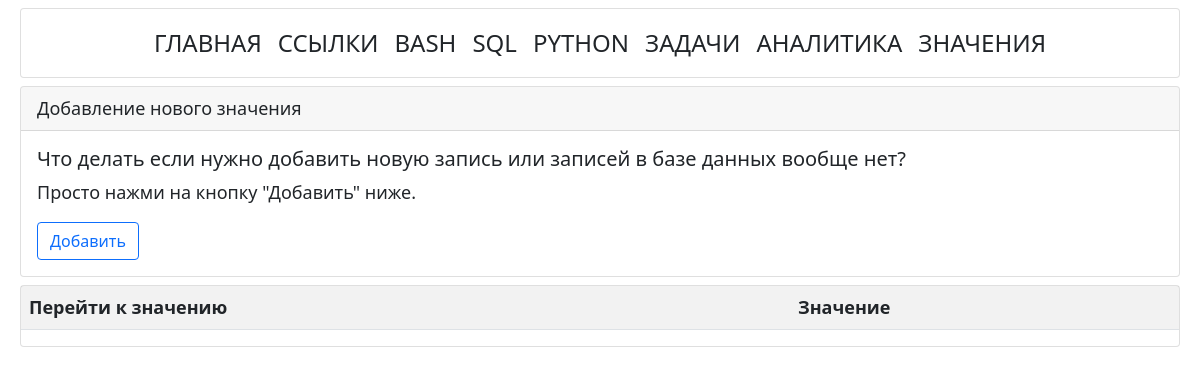
Page /values on the earlier database version.
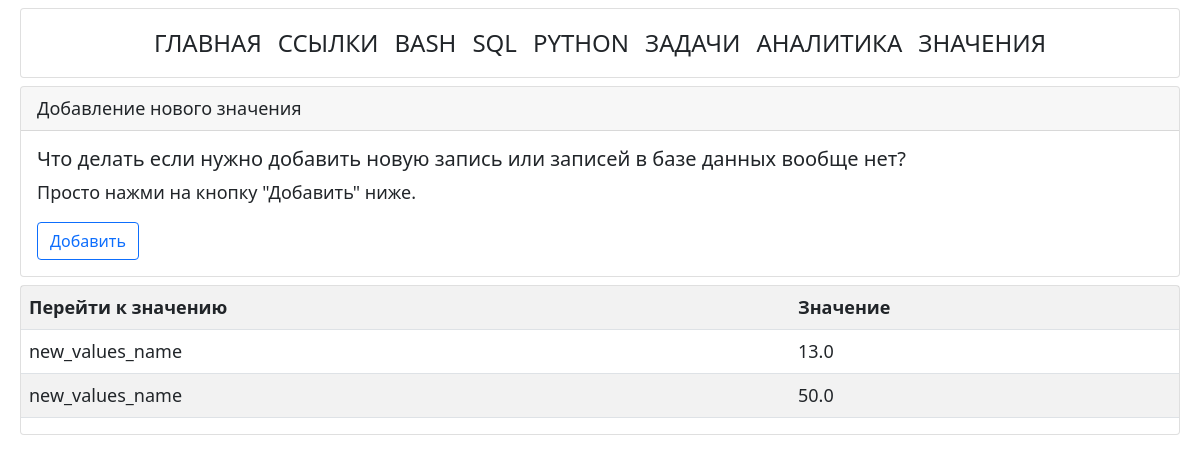
Same page on the later database version.
### tables this page shows
CREATE TABLE [values_tbl] ( 
  [value_id] INTEGER PRIMARY KEY AUTOINCREMENT NOT NULL,
  [value_name] TEXT NOT NULL,
  [value] REAL NOT NULL
);

### app.py (the view)
@app.route("/values")
def values():
    conn = connect.get_db_connection()
    values_list = conn.execute("SELECT * FROM values_tbl ORDER BY value_id DESC").fetchall()
    conn.close()
    return render_template("values/values.html",
                           values_list=values_list,
                           )

### modules/connect.py (called while the page is built)
def get_db_connection():
    db_path = os.path.join(BASE_DIR, '../database.db')
    conn = sqlite3.connect(db_path)
    conn.row_factory = sqlite3.Row
    return conn

### templates/values/values.html (shortened to what this page needs)
{% extends "base.html" %}
{% block content %}
   <div class="card m-2">
      <div class="card-header">
         Добавление нового значения
      </div>
      <div class="card-body">
         <h5 class="card-title">Что делать если нужно добавить новую запись или записей в базе данных вообще нет?</h5>
         <p class="card-text">Просто нажми на кнопку "Добавить" ниже.</p>
         <a class="btn btn-outline-primary" href="{{ url_for('add_value') }}">Добавить</a>
      </div>
   </div>
   <div class="card m-2">
      <table class="table table-striped">
         <tr>
            <th>Перейти к значению</th>
            <th>Значение</th>
         </tr>
         {% for values_list in values_list %}
         <tr>
            <td><a href="{{ url_for('get_post_value', value_id=values_list['value_id']) }}">{{ values_list['value_name']
                  }}</a></td>
            <td>{{ values_list['value'] }}</td>
         </tr>
         {% endfor %}
      </table>
   </div>
{% endblock %}

### templates/base.html (shortened to what this page needs)
<!doctype html>
<html>
<head>
   <link href="{{ url_for('static', filename='bootstrap.min.css') }}" rel="stylesheet">
   <link href="{{ url_for('static', filename='styles.css') }}" rel="stylesheet">
</head>
<body>
   <div class="container-fluid">
      {% include 'navbar.html' %}
      {% block content %}
      {% endblock %}
   </div>
</body>
</html>

### templates/navbar.html (shortened to what this page needs)
<div class="card m-2">
  <nav class="navbar navbar-expand-sm navbar-black navbar-nav navbar-text">
    <div class="collapse navbar-collapse" id="navbarNav">
      <ul class="navbar-nav">
        <li class="nav-item">
          <a class="nav-link" href="{{ url_for('index') }}">Главная</a>
        </li>
        <li class="nav-item">
          <a class="nav-link" href="{{ url_for('links_list_commands') }}">Ссылки</a>
        </li>
        <li class="nav-item">
          <a class="nav-link" href="{{ url_for('bash_list_commands') }}">Bash</a>
        </li>
        <li class="nav-item">
          <a class="nav-link" href="{{ url_for('sql_list_commands') }}">SQL</a>
        </li>
        <li class="nav-item">
          <a class="nav-link" href="{{ url_for('python_list_commands') }}">Python</a>
        </li>
        <li class="nav-item">
          <a class="nav-link" href="{{ url_for('get_tasks_list') }}">Задачи</a>
        </li>
        <li class="nav-item">
          <a class="nav-link" href="{{ url_for('analytics') }}">Аналитика</a>
        </li>
        <li class="nav-item">
          <a class="nav-link" href="{{ url_for('values') }}">Значения</a>
        </li>
      </ul>
    </div>
  </nav>
</div>

### static/styles.css (style rules this page uses)
body { font-size: large; font-family:system-ui, -apple-system, BlinkMacSystemFont, 'Segoe UI', Roboto, Oxygen, Ubuntu, Cantarell, 'Open Sans', 'Helvetica Neue', sans-serif; }
.navbar li a { font-size: 1.5rem; text-transform: uppercase; color: var(--bs-dark); }
a { color: var(--bs-dark); text-decoration: none; }

Differences in the rows shown:
added values_tbl: value_name "new_values_name", value "13.0"
added values_tbl: value_name "new_values_name", value "50.0"
